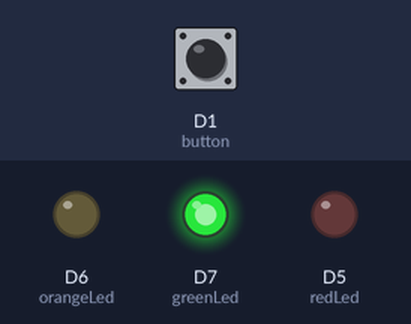
Bench run of a sketch on a simulated ESP8266 (NodeMCU). Parts: output pins drawn as LEDs (lit = HIGH). The inputs (shaded band) are chosen by the test bench; at power-on: D1 (button) LOW. WiFi joins after 1.5 s; servers stay silent unless stated; web services answer with replies made up by the test bench.

Above: at 2.9 s.
3.0 s: D1 (button) pulled HIGH for 1 s
At 3.8 s:
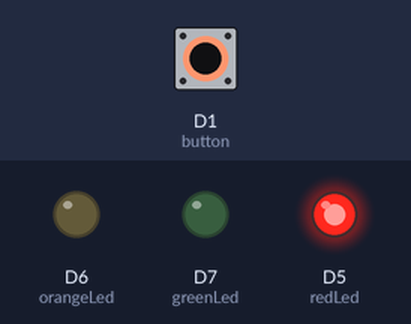
5.5 s: D1 (button) pulled HIGH for 3.2 s
At 5.6 s:
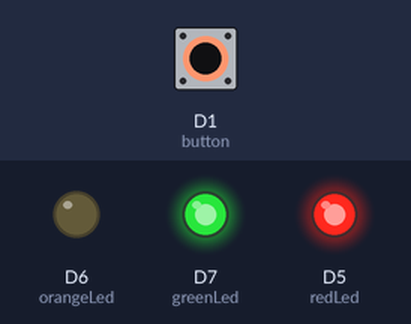
Timing chart, 0 to 10.2 s (numbered marks = the images above; inputs shaded):
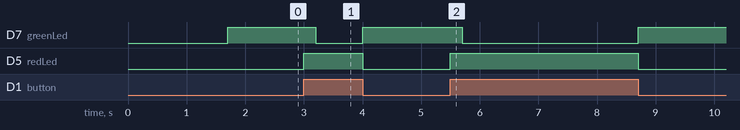

Measured:
- after the input at 3.0 s, D7 (greenLed): HIGH → LOW after 0.20 s, → HIGH 0.80 s later; D5 (redLed): LOW → HIGH at once, → LOW 1.0 s later
- after the input at 5.5 s, D7 (greenLed): HIGH → LOW after 0.20 s, → HIGH 3.0 s later; D5 (redLed): LOW → HIGH at once, → LOW 3.2 s later

The sketch:

ServerV95-webSocket-1-working.ino
```cpp
#include <ESP8266WiFi.h>
#include <ESP8266HTTPClient.h>
#include <WiFiClient.h>
#include <Arduino_JSON.h>
#include <ESPAsyncTCP.h>
#include <ESPAsyncWebServer.h>
#include <AsyncElegantOTA.h>
#include <ArduinoJson.h>
#include <WebSocketsServer.h>


#define button D1
#define redLed D5
#define orangeLed D6
#define greenLed D7
#define BOARD_ID 102


String jsonString; // Temporary storage for the JSON String


const char pushButton = 2;
bool pressedOn = true;
bool sendingChanges;
bool sendingChangesStateBefore;

  StaticJsonDocument<100> doc;
    // create an object
  JsonObject object = doc.to<JsonObject>();

//char switchStr[50];
//char idStr[50];
char mailStr[50];


AsyncWebServer server(80);
//AsyncWebSocket ws("/ws");
WebSocketsServer webSocket = WebSocketsServer(81);  //create instance for webSocket server on port"81"


// Replace with your SSID and Password
const char* ssid     = "TP-test";
const char* password = "test++";


// Set your Static IP address
IPAddress local_IP(192, 168, 2, 216);
// Set your Gateway IP address
IPAddress gateway(192, 168, 2, 1);

IPAddress subnet(255, 255, 255, 0);
IPAddress primaryDNS(178, 212, 95, 5);   //optional
IPAddress secondaryDNS(178, 212, 95, 6); //optional

IPAddress clients[] = {IPAddress(192,168,0,111), IPAddress(192,168,0,112), IPAddress(192,168,0,113)};
String location = "Test";

// Replace with your unique IFTTT URL resource
const char* resource = "/trigger/event/with/key/qQg5R1t";
const char* resource1 = "http://maker.ifttt.com/trigger/event";

// Maker Webhooks IFTTT
const char* serverEvents = "maker.ifttt.com";


typedef struct struct_message {
    IPAddress ip;
    bool active_monitor;
    unsigned long lastPing;
    bool email_to_send;
} struct_message;


struct_message myData;
struct_message externalData;

// Create a structure to hold the readings from each board
struct_message board1;
struct_message board2;
struct_message board3;

// Create an array with all the structures
struct_message boardsStruct[3] = {board1, board2, board3}; // set number of boards


unsigned long lastTime = 0; // broadcast poruke
unsigned long timerDelay = 12;  // broadcast poruke na n sekundi
unsigned long pingTimerDelay = 60; // provjera dostupnosti klijenata na n sekundi
unsigned long lastTime2 = 0; // provjera dostupnosti interneta
unsigned long wifiDelay = 10; // provjera dostupnosti interneta
unsigned long availabilityTimer = 14400; // mail dostupnosti na n vremena
unsigned long lastTime3 = 0; // mail dostupnosti na n vremena
int wifiDelayCounter = 0; // wifi counter


// Establish a Wi-Fi connection with your router
void initWifi() {

//  Serial.print("Connecting to: ");
//  Serial.print(ssid);
//  WiFi.mode(WIFI_AP_STA);
  WiFi.mode(WIFI_STA);
  WiFi.setSleep(WIFI_PS_NONE);
  // Configures static IP address
//if (!WiFi.config(local_IP, gateway, subnet, primaryDNS, secondaryDNS)) {
//  Serial.println("STA Failed to configure");
//}

  WiFi.begin(ssid, password);
//  WiFi.softAP("Test", "1255884465656",5, false, 8);

  while(WiFi.waitForConnectResult() != WL_CONNECTED) {
//    Serial.println("Connection Failed! Rebooting...");
    delay(5000);
    ESP.restart();
  }


  snprintf(mailStr, sizeof(mailStr), "%s-Upaljen server-%d", location.c_str(), (int) BOARD_ID);
  makeIFTTTHTTPRequest(mailStr, (char*)WiFi.macAddress().c_str(), (char*)WiFi.localIP().toString().c_str());
//
//  WiFi.setAutoReconnect(true);
//  WiFi.persistent(true);


//  Serial.println("HTTP server started");

}


void makeIFTTTHTTPRequest(char* value1, char* value2, char* value3) {
 //Check WiFi connection status
    if(WiFi.status()== WL_CONNECTED){
      JSONVar JSONencoder;
      JSONencoder["value1"] = value1;
      JSONencoder["value2"] = value2;
      JSONencoder["value3"] = value3;
      String jsonString = JSON.stringify(JSONencoder);

      WiFiClient client;
      HTTPClient http;

      // Your Domain name with URL path or IP address with path
      http.begin(client, resource1);
      http.addHeader("Content-Type", "application/json");
      int httpResponseCode = http.POST(jsonString);
      http.end();
    }
}


// This function gets a call when a WebSocket event occurs
void webSocketEvent(uint8_t num, WStype_t type, uint8_t * payload, size_t length) {
  switch (type) {
    case WStype_DISCONNECTED: // enum that read status this is used for debugging.
//      Serial.print("WS Type ");
//      Serial.print(type);
//      Serial.println(": DISCONNECTED");
//      Serial.println("Disconnected");
      break;
    case WStype_CONNECTED:  // Check if a WebSocket client is connected or not
//      Serial.println("Connected...");
      broadcastToClients();
      break;
//      Serial.print("WS Type ");
//      Serial.print(type);
//      Serial.println(": CONNECTED");
//      if (digitalRead(22) == HIGH) {  //check if pin 22 is high or low
//        pin_status = "ON";
//        update_webpage(); // update the webpage accordingly
//      }
//      else {
//        pin_status = "OFF"; //check if pin 22 is high or low
//        update_webpage();// update the webpage accordingly
//      }
      break;
    case WStype_TEXT: // check responce from client
    {
    // deserialize incoming Json String
    DeserializationError error = deserializeJson(doc, payload);
    if (error) { // Print erro msg if incomig String is not JSON formated
      Serial.print(F("deserializeJson() failed: "));
      Serial.println(error.c_str());
      return;
    }
    externalData.active_monitor = (bool)doc["active_monitor"]; // String variable tha holds LED status
//    Serial.println(externalData.active_monitor);
    }
    break;
    case WStype_PING:
    {
      IPAddress ip = webSocket.remoteIP(num);
     for (byte i = 0; i < sizeof(boardsStruct)/sizeof(struct_message);i++) {
      if (ip == boardsStruct[i].ip){
        boardsStruct[i].lastPing = millis()/1000;
//        Serial.println(boardsStruct[i].lastPing);
      }
     }
//      Serial.println();
//      Serial.printf("[%u] Connected from %d.%d.%d.%d", num, ip[0], ip[1], ip[2], ip[3]);
    }
      break;
    case WStype_PONG:
//      Serial.println("PONG");
      break;
  }
}

void broadcastToClients(){

  object["active_monitor"] = myData.active_monitor;
  serializeJson(doc, jsonString); // serialize the object and save teh result to teh string variable.
//  Serial.println( jsonString ); // print the string for debugging.
  webSocket.broadcastTXT(jsonString);
  jsonString = ""; // clear the String.
}


void setup() {
  // Setup serial port
  pinMode(button, INPUT);
  pinMode(redLed, OUTPUT);
  pinMode(orangeLed, OUTPUT);
  pinMode(greenLed, OUTPUT);

//  pinMode(ledPin, OUTPUT);
//  digitalWrite(ledPin, LOW);


  Serial.begin(9600);

//  myData.id = 0;
  myData.active_monitor = 1;
  sendingChanges = true;


  initWifi();

   server.on("/", HTTP_GET, [](AsyncWebServerRequest *request) {
    request->send(200, "text/plain", "Test");
  });

  AsyncElegantOTA.begin(&server);    // Start ElegantOTA
  server.begin();

  webSocket.begin();  // init the Websocketserver

  // use HTTP Basic Authorization this is optional remove if not needed
//  webSocket.setAuthorization("test", "26826822");

  webSocket.onEvent(webSocketEvent);  // init the webSocketEvent function when a websocket event occurs

     for (byte i = 0; i < sizeof(boardsStruct)/sizeof(struct_message);i++) {
      boardsStruct[i].ip = clients[i];
     }
}

void loop() {
  AsyncElegantOTA.loop();
  webSocket.loop();
//  webSocket.cleanupClients();
//  digitalWrite(ledPin, ledState);
//  Serial.println(externalData.active_monitor);

  bool switchButtonState = digitalRead(button);
  if((switchButtonState == pressedOn) || (externalData.active_monitor == 1)) {
//    Serial.println("Pressed button ON");
    myData.active_monitor = 1;
    if (digitalRead(redLed) == LOW){
      broadcastToClients();
      digitalWrite(redLed, HIGH);
      snprintf(mailStr, sizeof(mailStr), "%s-Status prekidaca server-%d-%d", location.c_str(), (int) BOARD_ID,myData.active_monitor);
      makeIFTTTHTTPRequest(mailStr, (char*)WiFi.macAddress().c_str(), (char*)WiFi.localIP().toString().c_str());
      }

    if (digitalRead(greenLed) == HIGH) {
      broadcastToClients();
      digitalWrite(greenLed, LOW);
    }
//    if (sendingChangesStateBefore != switchButtonState) {
//      sendingChanges = true;
//    }
    }
   else {
    myData.active_monitor = 0;
//    Serial.println("Pressed button OFF");
    if (digitalRead(redLed) == HIGH){
      broadcastToClients();
      digitalWrite(redLed, LOW);
      }
    if (digitalRead(greenLed) == LOW){
      broadcastToClients();
      digitalWrite(greenLed, HIGH);
      snprintf(mailStr, sizeof(mailStr), "%s-Status prekidaca server-%d-%d", location.c_str(), (int) BOARD_ID,myData.active_monitor);
      makeIFTTTHTTPRequest(mailStr, (char*)WiFi.macAddress().c_str(), (char*)WiFi.localIP().toString().c_str());
      }
//    if (sendingChangesStateBefore != switchButtonState) {
//      sendingChanges = true;
//    }
  }

    if (((millis()/1000) - lastTime) > timerDelay) {
//    if (sendingChanges == true){
////          esp_now_send(0, (uint8_t *) &boardsStruct[0], sizeof(boardsStruct[0]));
//        broadcastToClients();
//    }
    broadcastToClients();
//    Serial.println(boardsStruct[3
//    Serial.println("Send");
   for (byte i = 0; i < sizeof(boardsStruct)/sizeof(struct_message);i++) {
    if ((((unsigned long)((millis()/1000) - boardsStruct[i].lastPing)) > pingTimerDelay) && (boardsStruct[i].email_to_send == 0)) {

      snprintf(mailStr, sizeof(mailStr), "%s-Nedostupan klijent-%d.%d.%d.%d", location.c_str(), boardsStruct[i].ip[0],boardsStruct[i].ip[1],boardsStruct[i].ip[2],boardsStruct[i].ip[3]);
      makeIFTTTHTTPRequest(mailStr,(char*)WiFi.macAddress().c_str(), (char*)WiFi.localIP().toString().c_str());
      boardsStruct[i].email_to_send = 1;
      digitalWrite(orangeLed, HIGH);
    }
//
    if ((((unsigned long)((millis()/1000)-boardsStruct[i].lastPing)) <= pingTimerDelay) && (boardsStruct[i].email_to_send == 1)) {
      snprintf(mailStr, sizeof(mailStr), "%s-Dostupan klijent-%d.%d.%d.%d", location.c_str(), boardsStruct[i].ip[0],boardsStruct[i].ip[1],boardsStruct[i].ip[2],boardsStruct[i].ip[3]);
      makeIFTTTHTTPRequest(mailStr,(char*)WiFi.macAddress().c_str(), (char*)WiFi.localIP().toString().c_str());
      boardsStruct[i].email_to_send = 0;
      digitalWrite(orangeLed, LOW);
    }
   }
//
//   }

//    if ((sendingChanges == true) && ((millis() - lastTime2) > sendingChangesDelay)) {
//      sendingChanges = false;
//      lastTime2 = millis()/1000;
//    }

//    sendingChangesStateBefore = switchButtonState;
    lastTime = millis()/1000;
  }


  if (((millis()/1000) - lastTime2) > wifiDelay) {
    if ((wifiDelayCounter <= 5) && (WiFi.status() != WL_CONNECTED)){
//      Serial.println(wifiDelayCounter);
      wifiDelayCounter += 1;
    }
    if (WiFi.status() == WL_CONNECTED){
//      Serial.println(wifiDelayCounter);
      wifiDelayCounter = 0;
    }
    if (wifiDelayCounter >= 3) {
      ESP.restart();
    }
  lastTime2 = millis()/1000;
  }


    if (((millis()/1000) - lastTime3) > availabilityTimer) {
       makeIFTTTHTTPRequest("Javljanje uredjaja na 4h",(char*)WiFi.macAddress().c_str(), (char*)WiFi.localIP().toString().c_str());
       lastTime3 = millis()/1000;
  }
}
```
